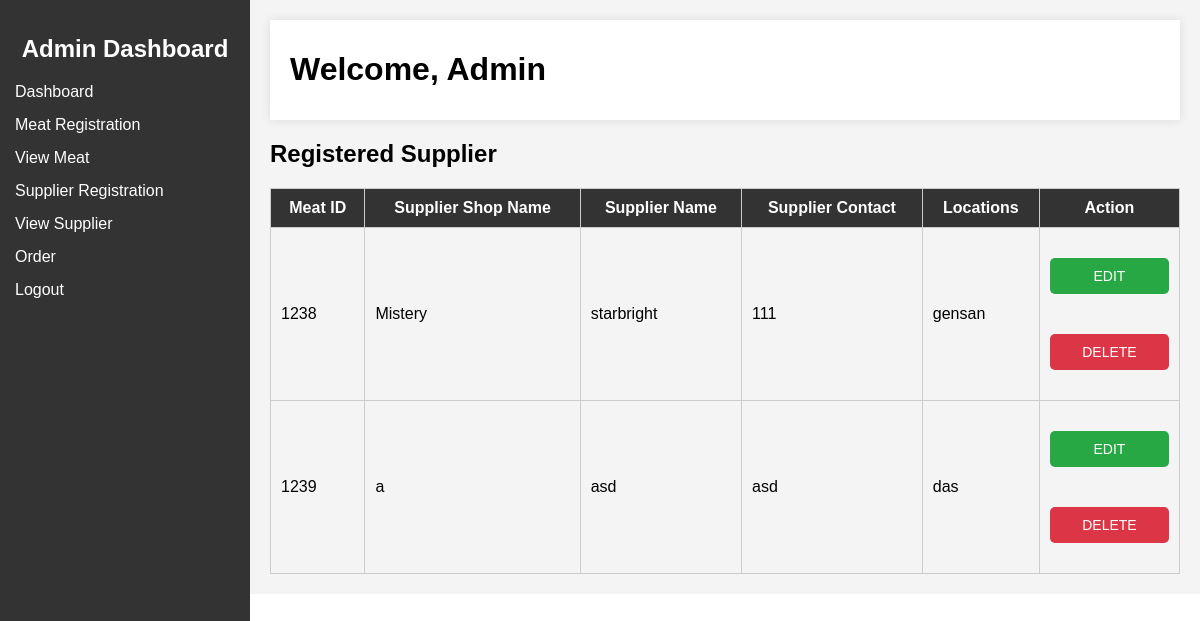
The app's page /supplier_view.php with its own data.
### tables this page shows
CREATE TABLE `supplier`  (
  `supplier_id` int NOT NULL AUTO_INCREMENT,
  `shopname` varchar(255) NOT NULL,
  `location` varchar(255) NOT NULL,
  `supplier_contact` varchar(255) NULL DEFAULT NULL,
  `supplier_shop_name` varchar(255) NULL DEFAULT NULL,
  PRIMARY KEY (`supplier_id`) USING BTREE
);

### supplier_view.php (the view, shortened to what this page needs)
<!DOCTYPE html>
<html lang="en">
<head>
    <link rel="stylesheet" href="style.css">
</head>
<body>
<?php
    include ("sidebar.php");
?>
    <div class="main-content">
        <header>
            <h1>Welcome, Admin</h1>
        </header>
        <div class="content">
            <h2>Registered Supplier</h2>
            <table  id="dataTable">
                <thead>
                    <tr>
                                             <th>Meat ID</th>
                                            <th>Supplier Shop Name</th>
                                            <th>Supplier Name</th>
                                            <th>Supplier Contact</th>
                                            <th>Locations</th>
                                            <th>Action</th>
                    </tr>
                </thead>
                <?php
                                            include("connection.php");
                                            $sql_select = "SELECT * FROM supplier";
                                            $result = $connection->query($sql_select);
                                        ?>
                <tbody id="user-table">
                <?php
                                                        if ($result->num_rows > 0) {
                                                            while($row = $result->fetch_assoc()) {
                                                                echo "<tr>";
                                                                echo "<td>" . $row["supplier_id"]. "</td>";
                                                                echo "<td>" . $row["shopname"]. "</td>";
                                                                echo "<td>" . $row["supplier_shop_name"]. "</td>";
                                                                echo "<td>" . $row["supplier_contact"]. "</td>";
                                                                echo "<td>" . $row["location"]. "</td>";
                                                                echo "<td>";
                                                                echo "<form action='supplier_page_edit.php' method='post'>";
                                                                echo "<button type='submit' class='btn btn-edit btn-success'>Edit</button>";
                                                                echo "</form>";
                                                                echo "<form action='supplier_delete.php' method='post'>";
                                                                echo "<button type='submit' name='delete' class='btn btn-delete btn-danger'>Delete</button>";
                                                                echo "</form>";
                                                                echo "</td>";
                                                                echo "</tr>";
                                                            }
                                                        } else {
                                                            echo "<tr><td colspan='4'>0 results</td></tr>";
                                                        }
                                                        ?>
                </tbody>
            </table>
        </div>
    </div>
</body>
</html>

### style.css (style rules this page uses)
body { margin: 0; font-family: Arial, sans-serif; }
.main-content { flex: 1; background: #f4f4f4; padding: 20px; box-sizing: border-box; overflow-y: auto; height: 100%; margin-left: 250px; }
.main-content header { display: flex; justify-content: space-between; align-items: center; background: #fff; padding: 10px 20px; box-shadow: 0 0 10px rgba(0, 0, 0, 0.1); }
.content { margin-top: 20px; }
form { display: flex; flex-direction: column; margin-bottom: 20px; }
form button { margin-top: 20px; padding: 10px; background: #333; color: #fff; border: none; border-radius: 5px; cursor: pointer; }
table { width: 100%; border-collapse: collapse; }
table th, table td { padding: 10px; border: 1px solid #ccc; }
table th { background: #333; color: #fff; }
.btn { padding: 10px 20px; border: none; border-radius: 5px; cursor: pointer; font-size: 14px; text-transform: uppercase; }
.btn-edit { background-color: #28a745; color: #fff; }
.btn-delete { background-color: #dc3545; color: #fff; }

### records on screen
supplier: supplier_id "1238", shopname "Mistery", supplier_shop_name "starbright", supplier_contact "111", location "gensan"
supplier: supplier_id "1239", shopname "a", supplier_shop_name "asd", supplier_contact "asd", location "das"
